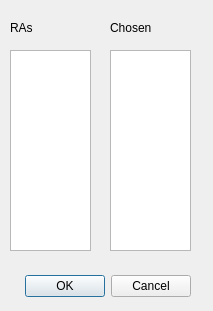
<?xml version="1.0" encoding="UTF-8"?>
<ui version="4.0">
 <class>Dialog</class>
 <widget class="QDialog" name="Dialog">
  <property name="geometry">
   <rect>
    <x>0</x>
    <y>0</y>
    <width>213</width>
    <height>311</height>
   </rect>
  </property>
  <property name="windowTitle">
   <string>Dialog</string>
  </property>
  <widget class="QLabel" name="label">
   <property name="geometry">
    <rect>
     <x>10</x>
     <y>20</y>
     <width>59</width>
     <height>16</height>
    </rect>
   </property>
   <property name="text">
    <string>RAs</string>
   </property>
  </widget>
  <widget class="QListWidget" name="ras">
   <property name="geometry">
    <rect>
     <x>10</x>
     <y>50</y>
     <width>81</width>
     <height>201</height>
    </rect>
   </property>
  </widget>
  <widget class="QLabel" name="label_2">
   <property name="geometry">
    <rect>
     <x>110</x>
     <y>20</y>
     <width>59</width>
     <height>16</height>
    </rect>
   </property>
   <property name="text">
    <string>Chosen</string>
   </property>
  </widget>
  <widget class="QListWidget" name="choices">
   <property name="geometry">
    <rect>
     <x>110</x>
     <y>50</y>
     <width>81</width>
     <height>201</height>
    </rect>
   </property>
  </widget>
  <widget class="QDialogButtonBox" name="buttonBox">
   <property name="geometry">
    <rect>
     <x>0</x>
     <y>270</y>
     <width>191</width>
     <height>32</height>
    </rect>
   </property>
   <property name="orientation">
    <enum>Qt::Horizontal</enum>
   </property>
   <property name="standardButtons">
    <set>QDialogButtonBox::Cancel|QDialogButtonBox::Ok</set>
   </property>
  </widget>
 </widget>
 <resources/>
 <connections/>
</ui>
